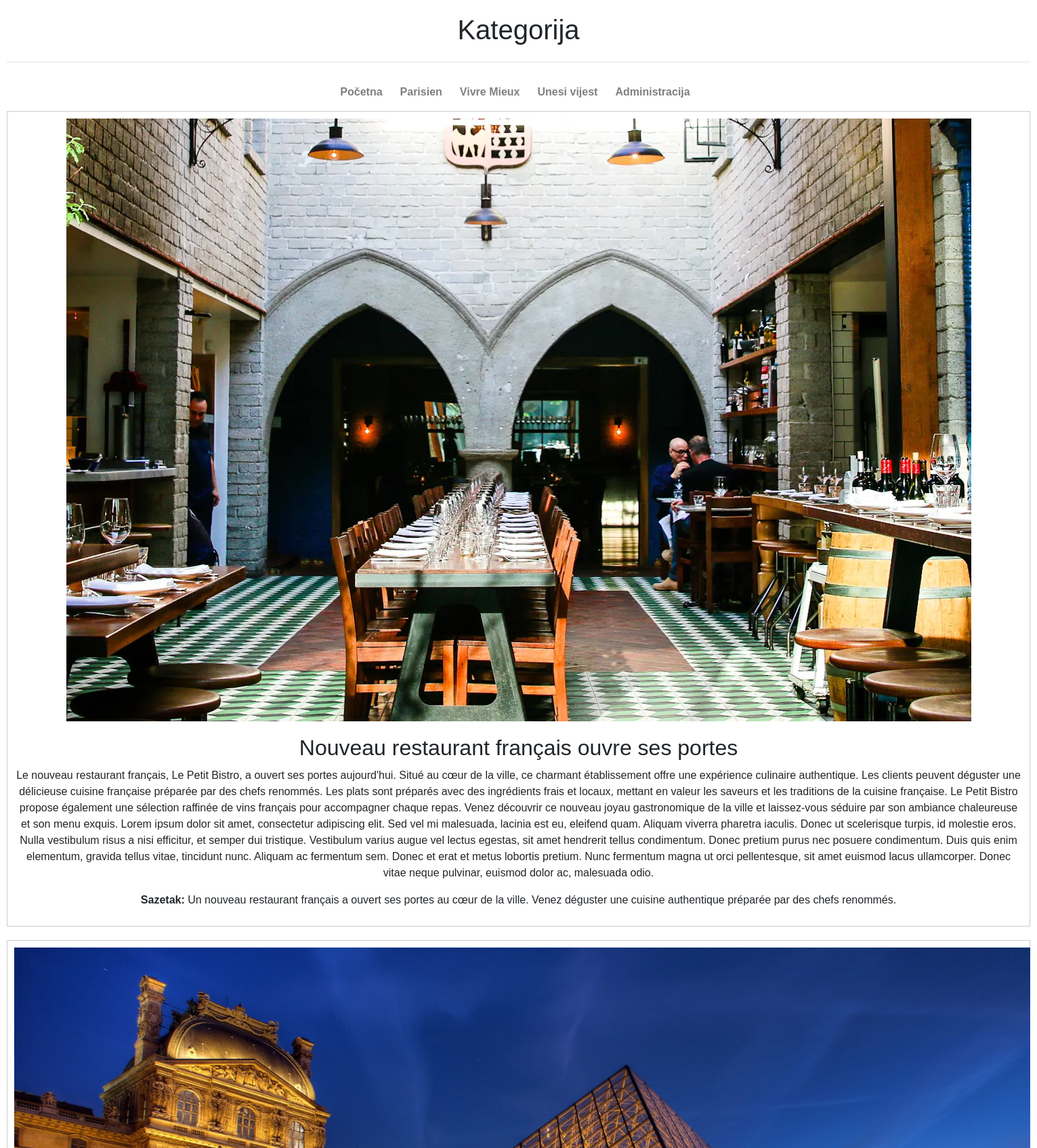
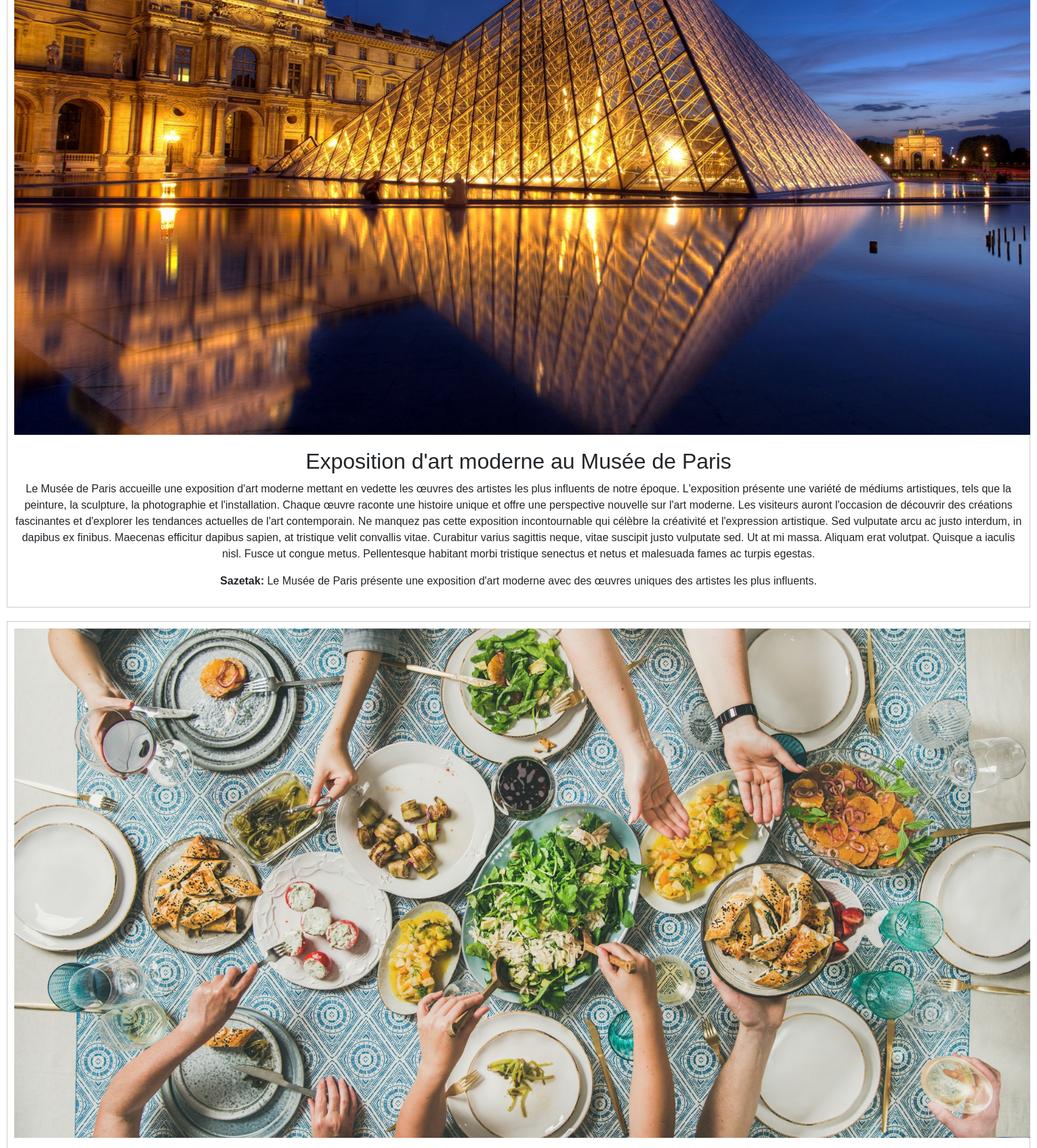
Screenshot of /kategorija.php?kategorija=parisien (upper part) with the database file from the repository (2 pictures, top to bottom).
### tables this page shows
CREATE TABLE vijesti (
  id INT PRIMARY KEY AUTO_INCREMENT,
  naslov VARCHAR(255),
  tekst TEXT,
  sazetak TEXT,
  kategorija VARCHAR(50),
  slika VARCHAR(50),
  arhivirano BOOLEAN,
  datum DATETIME DEFAULT CURRENT_TIMESTAMP
);

### kategorija.php (the view, shortened to what this page needs)
<!DOCTYPE html>
<html>
<head>
      <link rel="stylesheet" href="https://stackpath.bootstrapcdn.com/bootstrap/4.5.2/css/bootstrap.min.css">
  <link rel="stylesheet" href="stil.css">
</head>
<body>
<header>
    <h1><header style=padding-bottom:20px; >
  Kategorija
</header></h1>
  <hr/>
  <nav class="navbar navbar-expand-lg navbar-light bg-white">
  <div class="container justify-content-center">
    <ul class="navbar-nav">
      <li class="nav-item">
        <a class="nav-link" href="index.php">Početna</a>
      </li>
      <li class="nav-item">
        <a class="nav-link" href="kategorija.php?kategorija=parisien">Parisien</a>
      </li>
      <li class="nav-item">
        <a class="nav-link" href="kategorija.php?kategorija=vivre mieux">Vivre Mieux</a>
      </li>
      <li class="nav-item">
        <a class="nav-link" href="unos.html">Unesi vijest</a>
      </li>
      <li class="nav-item">
        <a class="nav-link" href="prijava.php">Administracija</a>
      </li>
    </ul>
  </div>
</nav>
    <?php
    $server = "localhost";
    $username = "root";
    $password = "3884";
    $database = "vijesti";
    $connection = mysqli_connect($server, $username, $password, $database);
    if (isset($_GET['kategorija'])) {
        $kategorija = $_GET['kategorija'];
        $query = "SELECT * FROM vijesti WHERE kategorija = '$kategorija' AND arhivirano = 0";
        $result = mysqli_query($connection, $query);
        if (mysqli_num_rows($result) > 0) {
            while ($row = mysqli_fetch_assoc($result)) {
                $naslov = $row['naslov'];
                $tekst = $row['tekst'];
                $sazetak = $row['sazetak'];
                $slika = $row['slika'];
                echo '<div class="slika">';
                echo '<img src="' . $slika . '" alt="Slika">';
                echo '<h2>' . $naslov . '</h2>';
                echo '<p>' . $tekst . '</p>';
                echo '<p><strong>Sazetak:</strong> ' . $sazetak . '</p>';
                echo '</div>';
            }
        } else {
            echo 'Nema vijesti za prikaz.';
        }
    } else {
        echo 'Niste odabrali kategoriju.';
    }
    ?>
</body>
</html>

### stil.css (style rules this page uses)
body { font-family: "Trebuchet MS", sans-serif; margin: 0; padding: 0; }
header { padding: 10px; text-align: center; margin-bottom: -35px; }
header h1 { margin: 0; }
nav { text-align: center; }
nav ul { display: inline-block; list-style-type: none; padding: 0; margin: 0; }
nav ul li { display: inline-block; margin-right: 10px; }
nav ul li:first-child { margin-left: 0; }
nav ul li a { text-decoration: none; color: #333; }
header::after { content: ''; display: block; width: 100%; height: 2px; background-color: #fff; margin-top: 10px; margin-bottom: 10px; }
nav ul li:first-child { border-left: none; }
nav ul li a { font-weight: bold; }
h2 { margin-top: 20px; margin-bottom: 10px; position: relative; }

### kategorija.php (style rules this page uses)
.slika { border: 1px solid #ccc; padding: 10px; margin-bottom: 20px; }
.slika img { max-width: 1500px; height: auto; }

### rows the page displays
vijesti: slika (picture), naslov "Nouveau restaurant français ouvre ses portes", tekst "Le nouveau restaurant français, Le Petit Bistro, a ouvert ses portes aujourd'hui. Situé au cœur de la ville, ce charmant établissement offre une expérience culinaire authentique. Les clients peuvent déguster une délicieuse cuisine française préparée par des chefs renommés. Les plats sont préparés avec des ingrédients frais et locaux, mettant en valeur les saveurs et les traditions de la cuisine française. Le Petit Bistro propose également une sélection raffinée de vins français pour accompagner chaque repas. Venez découvrir ce nouveau joyau gastronomique de la ville et laissez-vous séduire par son ambiance chaleureuse et son menu exquis. Lorem ipsum dolor sit amet, consectetur adipiscing…", sazetak "Un nouveau restaurant français a ouvert ses portes au cœur de la ville. Venez déguster une cuisine authentique préparée par des chefs renommés."
vijesti: slika (picture), naslov "Exposition d'art moderne au Musée de Paris", tekst "Le Musée de Paris accueille une exposition d'art moderne mettant en vedette les œuvres des artistes les plus influents de notre époque. L'exposition présente une variété de médiums artistiques, tels que la peinture, la sculpture, la photographie et l'installation. Chaque œuvre raconte une histoire unique et offre une perspective nouvelle sur l'art moderne. Les visiteurs auront l'occasion de découvrir des créations fascinantes et d'explorer les tendances actuelles de l'art contemporain. Ne manquez pas cette exposition incontournable qui célèbre la créativité et l'expression artistique. Sed vulputate arcu ac justo interdum, in dapibus ex finibus. Maecenas efficitur dapibus sapien, at…", sazetak "Le Musée de Paris présente une exposition d'art moderne avec des œuvres uniques des artistes les plus influents."
vijesti: slika (picture)
